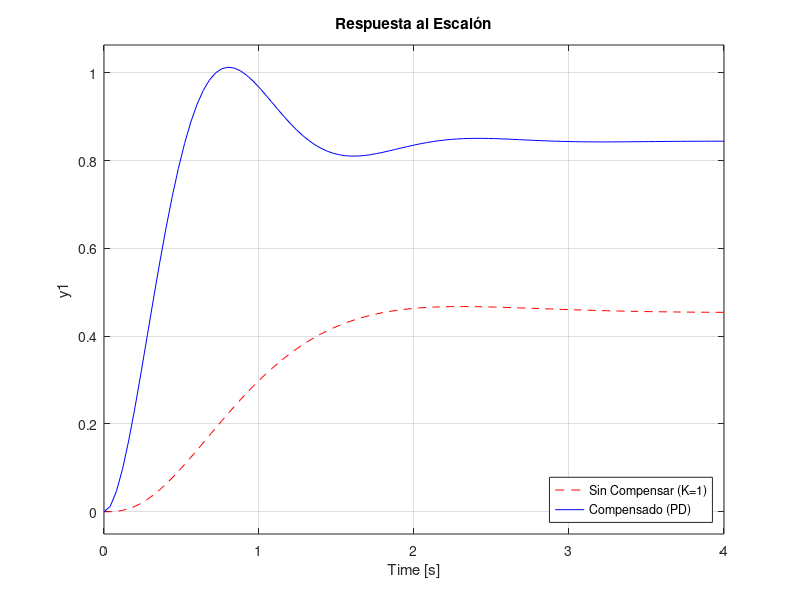

Write the MATLAB code that produced this figure.
% --- Práctica 3: Validación del Paso 3 ---
% Diseño del Compensador PD
clear; clc; close all;

% 1. Definición de la Planta y Polos deseados
numF = 15;
denF = [1 10 27 18];
F = tf(numF, denF);
sd = -2 + 3.904i;

% 2. Parámetros del PD calculados analíticamente
zc = 6;
K_pd = 1.0827;
C_PD = tf(K_pd * [1 zc], 1);

% 3. Sistema compensado en lazo abierto y cerrado
L_PD = C_PD * F;
T_PD = feedback(L_PD, 1);
T_uncomp = feedback(F, 1); % Para comparar

% 4. Comprobación del Lugar de las Raíces con el PD
figure('Name', 'Validación PD');
subplot(1,2,1);
rlocus(L_PD); hold on;
plot(real(sd), imag(sd), 'rx', 'MarkerSize', 10, 'LineWidth', 2);
title('Lugar de las Raíces con Compensador PD');
axis([-8 2 -5 5]);

% 5. Comparativa de Respuesta al Escalón
subplot(1,2,2);
step(T_uncomp, 'r--', T_PD, 'b-', 4);
title('Respuesta al Escalón');
legend('Sin Compensar (K=1)', 'Compensado (PD)', 'Location', 'SouthEast');
grid on;

% 6. Verificación numérica de polos
disp('Polos en lazo cerrado con PD (deberían coincidir con -2 +/- 3.904i):');
pole(T_PD)
